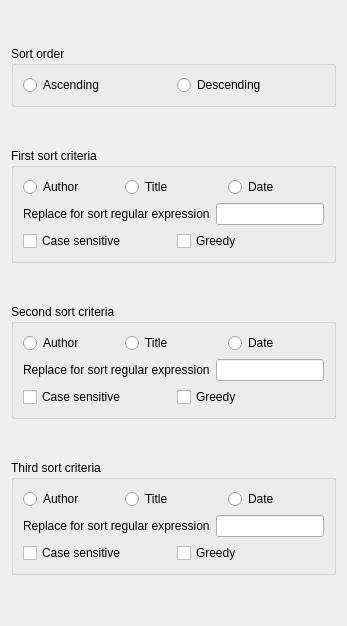
     <widget class="QWidget" name="tab_5">
      <attribute name="title">
       <string>Sort</string>
      </attribute>
      <layout class="QGridLayout" name="gridLayout_25">
       <item row="0" column="0">
        <spacer name="verticalSpacer_20">
         <property name="orientation">
          <enum>Qt::Vertical</enum>
         </property>
         <property name="sizeHint" stdset="0">
          <size>
           <width>20</width>
           <height>35</height>
          </size>
         </property>
        </spacer>
       </item>
       <item row="1" column="0">
        <widget class="QGroupBox" name="groupBox_16">
         <property name="title">
          <string>Sort order</string>
         </property>
         <layout class="QGridLayout" name="gridLayout_21">
          <item row="0" column="0">
           <widget class="QRadioButton" name="sorder_a">
            <property name="text">
             <string>Ascending</string>
            </property>
           </widget>
          </item>
          <item row="0" column="1">
           <widget class="QRadioButton" name="sorder_d">
            <property name="text">
             <string>Descending</string>
            </property>
           </widget>
          </item>
         </layout>
        </widget>
       </item>
       <item row="2" column="0">
        <spacer name="verticalSpacer_21">
         <property name="orientation">
          <enum>Qt::Vertical</enum>
         </property>
         <property name="sizeHint" stdset="0">
          <size>
           <width>20</width>
           <height>35</height>
          </size>
         </property>
        </spacer>
       </item>
       <item row="3" column="0">
        <widget class="QGroupBox" name="groupBox_17">
         <property name="title">
          <string>First sort criteria</string>
         </property>
         <layout class="QGridLayout" name="gridLayout_22">
          <item row="0" column="0">
           <layout class="QHBoxLayout" name="horizontalLayout">
            <item>
             <widget class="QRadioButton" name="s1_a">
              <property name="text">
               <string>Author</string>
              </property>
             </widget>
            </item>
            <item>
             <widget class="QRadioButton" name="s1_t">
              <property name="text">
               <string>Title</string>
              </property>
             </widget>
            </item>
            <item>
             <widget class="QRadioButton" name="s1_d">
              <property name="text">
               <string>Date</string>
              </property>
             </widget>
            </item>
           </layout>
          </item>
          <item row="1" column="0">
           <layout class="QFormLayout" name="formLayout_2">
            <item row="0" column="0">
             <widget class="QLabel" name="s1_l">
              <property name="text">
               <string>Replace for sort regular expression</string>
              </property>
             </widget>
            </item>
            <item row="0" column="1">
             <widget class="QLineEdit" name="s1_re"/>
            </item>
           </layout>
          </item>
          <item row="2" column="0">
           <layout class="QHBoxLayout" name="horizontalLayout_6">
            <item>
             <widget class="QCheckBox" name="s1_cs">
              <property name="text">
               <string>Case sensitive</string>
              </property>
             </widget>
            </item>
            <item>
             <widget class="QCheckBox" name="s1_gr">
              <property name="text">
               <string>Greedy</string>
              </property>
             </widget>
            </item>
           </layout>
          </item>
         </layout>
        </widget>
       </item>
       <item row="4" column="0">
        <spacer name="verticalSpacer_22">
         <property name="orientation">
          <enum>Qt::Vertical</enum>
         </property>
         <property name="sizeHint" stdset="0">
          <size>
           <width>20</width>
           <height>35</height>
          </size>
         </property>
        </spacer>
       </item>
       <item row="5" column="0">
        <widget class="QGroupBox" name="groupBox_18">
         <property name="title">
          <string>Second sort criteria</string>
         </property>
         <layout class="QGridLayout" name="gridLayout_23">
          <item row="0" column="0">
           <layout class="QHBoxLayout" name="horizontalLayout_2">
            <item>
             <widget class="QRadioButton" name="s2_a">
              <property name="text">
               <string>Author</string>
              </property>
             </widget>
            </item>
            <item>
             <widget class="QRadioButton" name="s2_t">
              <property name="text">
               <string>Title</string>
              </property>
             </widget>
            </item>
            <item>
             <widget class="QRadioButton" name="s2_d">
              <property name="text">
               <string>Date</string>
              </property>
             </widget>
            </item>
           </layout>
          </item>
          <item row="1" column="0">
           <layout class="QFormLayout" name="formLayout_3">
            <item row="0" column="0">
             <widget class="QLabel" name="s2_l">
              <property name="text">
               <string>Replace for sort regular expression</string>
              </property>
             </widget>
            </item>
            <item row="0" column="1">
             <widget class="QLineEdit" name="s2_re"/>
            </item>
           </layout>
          </item>
          <item row="2" column="0">
           <layout class="QHBoxLayout" name="horizontalLayout_5">
            <item>
             <widget class="QCheckBox" name="s2_cs">
              <property name="text">
               <string>Case sensitive</string>
              </property>
             </widget>
            </item>
            <item>
             <widget class="QCheckBox" name="s2_gr">
              <property name="text">
               <string>Greedy</string>
              </property>
             </widget>
            </item>
           </layout>
          </item>
         </layout>
        </widget>
       </item>
       <item row="6" column="0">
        <spacer name="verticalSpacer_23">
         <property name="orientation">
          <enum>Qt::Vertical</enum>
         </property>
         <property name="sizeHint" stdset="0">
          <size>
           <width>20</width>
           <height>35</height>
          </size>
         </property>
        </spacer>
       </item>
       <item row="7" column="0">
        <widget class="QGroupBox" name="groupBox_19">
         <property name="title">
          <string>Third sort criteria</string>
         </property>
         <layout class="QGridLayout" name="gridLayout_20">
          <item row="0" column="0">
           <layout class="QHBoxLayout" name="horizontalLayout_3">
            <item>
             <widget class="QRadioButton" name="s3_a">
              <property name="text">
               <string>Author</string>
              </property>
             </widget>
            </item>
            <item>
             <widget class="QRadioButton" name="s3_t">
              <property name="text">
               <string>Title</string>
              </property>
             </widget>
            </item>
            <item>
             <widget class="QRadioButton" name="s3_d">
              <property name="text">
               <string>Date</string>
              </property>
             </widget>
            </item>
           </layout>
          </item>
          <item row="1" column="0">
           <layout class="QFormLayout" name="formLayout_4">
            <item row="0" column="0">
             <widget class="QLabel" name="s3_l">
              <property name="text">
               <string>Replace for sort regular expression</string>
              </property>
             </widget>
            </item>
            <item row="0" column="1">
             <widget class="QLineEdit" name="s3_re"/>
            </item>
           </layout>
          </item>
          <item row="2" column="0">
           <layout class="QHBoxLayout" name="horizontalLayout_4">
            <item>
             <widget class="QCheckBox" name="s3_cs">
              <property name="text">
               <string>Case sensitive</string>
              </property>
             </widget>
            </item>
            <item>
             <widget class="QCheckBox" name="s3_gr">
              <property name="text">
               <string>Greedy</string>
              </property>
             </widget>
            </item>
           </layout>
          </item>
         </layout>
        </widget>
       </item>
       <item row="8" column="0">
        <spacer name="verticalSpacer_24">
         <property name="orientation">
          <enum>Qt::Vertical</enum>
         </property>
         <property name="sizeHint" stdset="0">
          <size>
           <width>20</width>
           <height>40</height>
          </size>
         </property>
        </spacer>
       </item>
      </layout>
     </widget>
